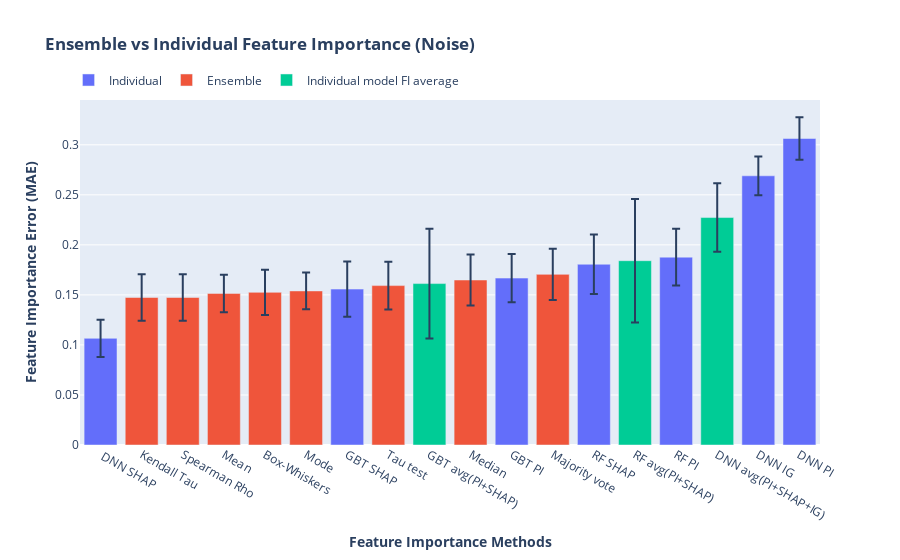

Notebook code for this chart:
### Code cell
cols = all_cols_name[4:]
np_ens_or_indi = np.array(['Individual','Individual','Individual','Individual','Individual','Individual','Individual',
                        'Ensemble','Ensemble','Ensemble','Ensemble','Ensemble','Ensemble','Ensemble','Ensemble',
                        "Individual model FI average", "Individual model FI average",
                        "Individual model FI average"])


np_all_noise_median = np.array(all_noise_median)
np_all_noise_std = np.array(all_noise_std)
np_noise_cols = np.array(cols[3:])
sorted_noise_idx = np.argsort(np_all_noise_median)

sorted_all_noise_median =np_all_noise_median[sorted_noise_idx]
sorted_all_noise_std = np_all_noise_std[sorted_noise_idx]
sorted_noise_cols = np_noise_cols[sorted_noise_idx]
sorted_noise_ens_or_indi = np_ens_or_indi[sorted_noise_idx]

df_noise_ens_vs_indi = pd.DataFrame({'median':sorted_all_noise_median, 'std':sorted_all_noise_std, 'ens_or_indi':sorted_noise_ens_or_indi,
                               'cols':sorted_noise_cols})


fig = px.bar(df_noise_ens_vs_indi, x='cols', y='median', color='ens_or_indi',error_y='std',
             labels={'median':'<b>Feature Importance Error (MAE)</b>', 'cols': '<b>Feature Importance Methods</b>',
                     'ens_or_indi':''}, title='<b>Ensemble vs Individual Feature Importance (Noise)</b>')
fig.update_layout(xaxis_categoryorder = 'total ascending')
fig.update_layout(legend_orientation="h")
fig.update_layout(legend=dict(x=-0.0155, y=1.1))
fig.show()

### Figure 1 — Plotly figure (JSON) as saved in the notebook; plotly's stock layout.template omitted (floating-point values rounded to 4 significant figures)
{"data": [{"alignmentgroup": "True", "error_y": {"array": [0.01865, 0.02756, 0.02408, 0.02977, 0.02841, 0.01931, 0.02123]}, "hovertemplate": "=Individual<br><b>Feature Importance Methods</b>=%{x}<br><b>Feature Importance Error (MAE)</b>=%{y}<extra></extra>", "legendgroup": "Individual", "marker": {"color": "#636efa"}, "name": "Individual", "offsetgroup": "Individual", "orientation": "v", "showlegend": true, "textposition": "auto", "type": "bar", "x": [" DNN SHAP", "GBT SHAP", "GBT PI", "RF SHAP", "RF PI", "DNN IG", "DNN PI"], "xaxis": "x", "y": [0.1066, 0.1558, 0.1668, 0.1806, 0.1877, 0.269, 0.3063], "yaxis": "y"}, {"alignmentgroup": "True", "error_y": {"array": [0.02328, 0.02322, 0.01875, 0.02264, 0.01838, 0.02381, 0.0254, 0.02555]}, "hovertemplate": "=Ensemble<br><b>Feature Importance Methods</b>=%{x}<br><b>Feature Importance Error (MAE)</b>=%{y}<extra></extra>", "legendgroup": "Ensemble", "marker": {"color": "#EF553B"}, "name": "Ensemble", "offsetgroup": "Ensemble", "orientation": "v", "showlegend": true, "textposition": "auto", "type": "bar", "x": ["Kendall Tau", "Spearman Rho", "Mean", "Box-Whiskers", "Mode", "Tau test", "Median", "Majority vote"], "xaxis": "x", "y": [0.1474, 0.1474, 0.1515, 0.1525, 0.154, 0.1593, 0.1649, 0.1705], "yaxis": "y"}, {"alignmentgroup": "True", "error_y": {"array": [0.0549, 0.06172, 0.03422]}, "hovertemplate": "=Individual model FI average<br><b>Feature Importance Methods</b>=%{x}<br><b>Feature Importance Error (MAE)</b>=%{y}<extra></extra>", "legendgroup": "Individual model FI average", "marker": {"color": "#00cc96"}, "name": "Individual model FI average", "offsetgroup": "Individual model FI average", "orientation": "v", "showlegend": true, "textposition": "auto", "type": "bar", "x": ["GBT avg(PI+SHAP)", "RF avg(PI+SHAP)", "DNN avg(PI+SHAP+IG)"], "xaxis": "x", "y": [0.1613, 0.1842, 0.2273], "yaxis": "y"}], "layout": {"barmode": "relative", "legend": {"orientation": "h", "title": {"text": ""}, "tracegroupgap": 0, "x": -0.0155, "y": 1.1}, "title": {"text": "<b>Ensemble vs Individual Feature Importance (Noise)</b>"}, "xaxis": {"anchor": "y", "categoryorder": "total ascending", "domain": [0, 1], "title": {"text": "<b>Feature Importance Methods</b>"}}, "yaxis": {"anchor": "x", "domain": [0, 1], "title": {"text": "<b>Feature Importance Error (MAE)</b>"}}}}
